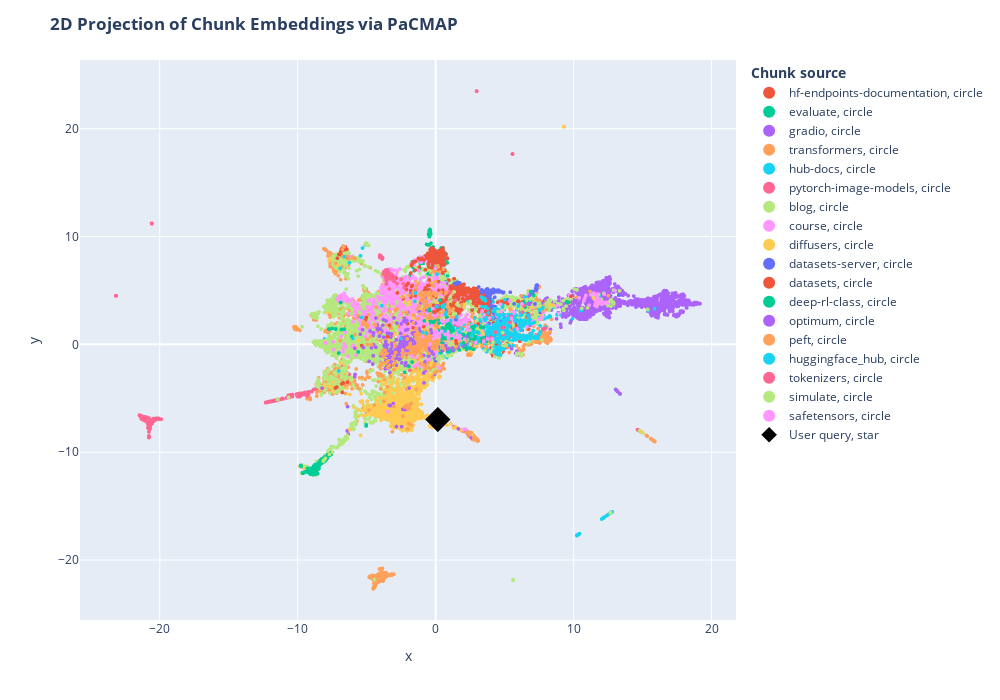

Notebook code cell kept with this figure:
### Code cell
df = pd.DataFrame.from_dict(
    [
        {
            "x": documents_projected[i, 0],
            "y": documents_projected[i, 1],
            "source": docs_processed[i].metadata["source"].split("/")[1],
            "extract": docs_processed[i].page_content[:100] + "...",
            "symbol": "circle",
            "size_col": 4,
        }
        for i in range(len(docs_processed))
    ]
    + [
        {
            "x": documents_projected[-1, 0],
            "y": documents_projected[-1, 1],
            "source": "User query",
            "extract": user_query,
            "size_col": 100,
            "symbol": "star",
        }
    ]
)

# Visualize the embedding
fig = px.scatter(
    df,
    x="x",
    y="y",
    color="source",
    hover_data="extract",
    size="size_col",
    symbol="symbol",
    color_discrete_map={"User query": "black"},
    width=1000,
    height=700,
)
fig.update_traces(
    marker=dict(opacity=1, line=dict(width=0, color="DarkSlateGrey")),
    selector=dict(mode="markers"),
)
fig.update_layout(
    legend_title_text="<b>Chunk source</b>",
    title="<b>2D Projection of Chunk Embeddings via PaCMAP</b>",
)
fig.show()

### Figure 1 — Plotly figure (JSON) as saved in the notebook; plotly's stock layout.template omitted (floating-point values rounded to 4 significant figures; data arrays with more than 128 entries replaced by an {"elided": "..."} marker saying what was removed)
{"data": [{"customdata": [["Create an Endpoint\n\nAfter your first login, you will be directed to the [Endpoint creation page](htt..."], ["<img src=\"https://raw.githubusercontent.com/huggingface/hf-endpoints-documentation/main/assets/1_cre..."], ["Access and read Logs\n\nHugging Face Endpoints provides access to the logs of your Endpoints through t..."], ["Hugging Face Inference Endpoints documentation\n\n## Setup\n\n```bash\npip install hf-doc-builder==0.4.0 ..."], ["Pricing\n\n<div class=\"flex md:justify-start mb-2 text-gray-400 items-center\">\n  <a href=\"https://ui.e..."], ["## CPU Instances\n\nThe table below shows currently available CPU instances and their hourly pricing. ..."], ["## GPU Instances\n\nThe table below shows currently available GPU instances and their hourly pricing. ..."], ["```\ninstance hourly rate * ((hours * # min replica) + (scale-up hrs * # additional replicas))\n```\n\n#..."], ["Supported Transformers & Diffusers Tasks\n\nInference Endpoints offers out-of-the-box support for Mach..."], ["```\n\n### Text Classification\n\n```json\n{\n  \"inputs\": \"This sound track was beautiful! It paints the s..."], ["```\n\n### Text Generation\n\n```json\n{\n  \"inputs\": \"This sound track was beautiful! It paints the sener..."], ["```\n\n**Binary**\n```bash\ncurl --request POST \\\n  --url https://{ENDPOINT}/ \\\n  --header 'Content-Type..."], ["```\n\n**Binary**\n\n```bash\ncurl --request POST \\\n  --url https://{ENDPOINT}/ \\\n  --header 'Content-Typ..."], ["```\n\n\n### Additional parameters\n\nYou can add additional parameters, which are supported by the `pipe..."], ["Access and view Metrics\n\nHugging Face Endpoints provides access to the metrics and analytics of your..."], ["# FAQs \n\n\n\n### Q: In which regions are Inference Endpoints available?\n\nA: Inference Endpoints are cu..."], ["A: Yes, your Endpoint will always stay available/up with the number of min replicas defined in the A..."], ["### Q: What if I would like to deploy to a different instance type that is not listed?\n\nA: Please co..."], ["Help & Support \n\nWe have a variety of Inference Endpoints blog posts to help you at https://huggingf..."], ["Pause and Resume your Endpoint\n\nYou can `pause` & `resume` endpoints to save cost and configurations..."], ["After clicking the button, you will be asked to confirm the action. Click \"Pause {ENDPOINT-NAME}\" to..."], ["API Reference (Swagger)\n\n🤗 Inference Endpoints can be used through the [UI](https://ui.endpoints.hug..."], ["Use a custom Container Image\n\n\nInference Endpoints not only allows you to [customize your inference ..."], ["Autoscaling\n\nAutoscaling allows you to dynamically adjust the number of endpoint replicas running yo..."], ["## Scaling to 0\n\nInference Endpoints also supports autoscaling to 0, which means reducing the number..."], ["Create a Private Endpoint with AWS PrivateLink\n\nSecurity and secure inference are key principles of ..."], ["Once your Inference Endpoint is created successfully, go to the corresponding AWS account and add th..."], ["Security & Compliance\n\n🤗 Inference Endpoints is built with security and secure inference at its core..."], ["Public and Protected Endpoints do not require any additional configuration. For Private Endpoints, y..."], ["Send Requests to Endpoints\n\nYou can send requests to Inference Endpoints using the UI leveraging the..."], ["```\n\nThe Endpoints API offers the same API definitions as the [Inference API](https://huggingface.co..."], ["```\n\n### Custom handler\n\n`@huggingface/inference` supports tasks from https://huggingface.co/tasks, ..."], ["Change Organization or Account\n\nInference Endpoints uses your [Hugging Face](https://huggingface.co/..."], ["Update your Endpoint\n\nYou can update `running` Endpoints to change some of the configurations. Howev..."], ["Advanced Setup (Instance Types, Auto Scaling, Versioning)\n\nWe have seen how fast and easy it is to d..."], ["_Default: PyTorch if available._\n\n**Revision**\n\nCreate your Endpoint targeting a specific revision c..."], ["Inference Endpoints Version\n\nHugging Face Inference Endpoints comes with a default serving container..."], ["### GPU\n\n- `transformers[sklearn,sentencepiece,audio,vision]`: `4.27.2`\n- `diffusers`: `0.14.0`\n- `a..."], ["Serialization & Deserialization for Requests\n\nHugging Face Inference Endpount comes with a default s..."], ["| Content-Type           | Payload                        | \n| ---------------------- | ------------..."], ["| audio/webm             | `{\"inputs\": bytes(body)}`                     |\n| audio/webm;codecs=opus ..."], ["Below is a list of supported `accept` headers and the serialized payload is returned.\n\n\n| Accept    ..."], ["🤗 Inference Endpoints\n\n🤗 Inference Endpoints offers a secure production solution to easily deploy an..."], ["## Documentation and Examples\n\n* [Security & Compliance](/docs/inference-endpoints/security)\n* [Supp..."], ["Access 🤗 Inference Endpoints\n\nTo access the [Inference Endpoints web application](https://ui.endpoin..."], ["Add custom Dependencies\n\nInference Endpoints’ base image includes all required libraries to run infe..."], ["Create custom Inference Handler\n\nHugging Face Endpoints supports all of the Transformers and Sentenc..."], ["Included examples are for:\n\n* [Optimum and ONNX Runtime](https://huggingface.co/philschmid/distilber..."], ["The code can also be found in this [Notebook](https://colab.research.google.com/drive/1hANJeRa1PK1gZ..."], ["```\n# install git-lfs to interact with the repository\nsudo apt-get update\nsudo apt-get install git-l..."], ["```\n!cd distilbert-base-uncased-emotion && touch handler.py\n```\n\nIn there, you define your `Endpoint..."], ["```\n!echo \"holidays\" >> requirements.txt\n!pip install -r requirements.txt\n```\n\nNext, we have to adju..."], ["```\n\n### 4. Test EndpointHandler\n\nTo test our EndpointHandler, we can simplify import, initialize an..."], ["```\n# add all our new files\n!git add *\n# commit our files\n!git commit -m \"add custom handler\"\n# push..."]], "hovertemplate": "source=hf-endpoints-documentation<br>symbol=circle<br>x=%{x}<br>y=%{y}<br>size_col=%{marker.size}<br>extract=%{customdata[0]}<extra></extra>", "legendgroup": "hf-endpoints-documentation, circle", "marker": {"color": "#EF553B", "line": {"color": "DarkSlateGrey", "width": 0}, "opacity": 1, "size": [4, 4, 4, 4, 4, 4, 4, 4, 4, 4, 4, 4, 4, 4, 4, 4, 4, 4, 4, 4, 4, 4, 4, 4, 4, 4, 4, 4, 4, 4, 4, 4, 4, 4, 4, 4, 4, 4, 4, 4, 4, 4, 4, 4, 4, 4, 4, 4, 4, 4, 4, 4, 4, 4], "sizemode": "area", "sizeref": 0.25, "symbol": "circle"}, "mode": "markers", "name": "hf-endpoints-documentation, circle", "showlegend": true, "type": "scattergl", "x": [5.113, 4.766, 5.046, 4.839, 4.538, -1.235, -1.142, -2.263, -4.901, -3.752, -6.836, 7.751, 6.765, -3.376, 5.045, 4.658, 4.597, 5.43, 4.661, 4.421, 4.963, 4.963, 0.5049, -1.506, 4.097, 5.013, 4.998, 4.789, 5.134, 4.924, 4.75, 4.976, 5.05, 4.312, 4.206, 3.394, 4.145, -1.875, 4.605, 7.697, 7.946, 7.207, 4.636, 4.653, 4.879, 4.217, 4.444, -5.202, 4.689, 3.948, 4.013, 1.302, 2.892, 4.171], "xaxis": "x", "y": [0.08111, -0.4142, 0.3843, 0.415, -0.9047, -2.094, -2.067, -1.789, 0.9694, 4.526, 7.204, 3.808, 3.493, 4.292, -0.1296, -0.6871, -0.5988, 1.732, -0.8008, -0.7018, -0.1062, -0.3783, 0.5468, -1.925, -0.8861, -0.2499, -0.2816, -0.7624, -0.1513, -0.3693, -0.3497, -0.1555, 0.4458, -0.6151, -0.7963, -0.2693, -1.061, -0.7744, -0.3329, 3.72, 3.697, 3.454, -1.016, -0.723, -0.6633, -0.5518, -0.7507, 0.04851, -0.3265, 0.5497, -0.3017, 2.666, 1.475, 0.1038], "yaxis": "y"}, {"customdata": {"elided": "360x1 str values"}, "hovertemplate": "source=evaluate<br>symbol=circle<br>x=%{x}<br>y=%{y}<br>size_col=%{marker.size}<br>extract=%{customdata[0]}<extra></extra>", "legendgroup": "evaluate, circle", "marker": {"color": "#00cc96", "line": {"color": "DarkSlateGrey", "width": 0}, "opacity": 1, "size": {"elided": "360 int values"}, "sizemode": "area", "sizeref": 0.25, "symbol": "circle"}, "mode": "markers", "name": "evaluate, circle", "showlegend": true, "type": "scattergl", "x": {"elided": "360 float values"}, "xaxis": "x", "y": {"elided": "360 float values"}, "yaxis": "y"}, {"customdata": {"elided": "2188x1 str values"}, "hovertemplate": "source=gradio<br>symbol=circle<br>x=%{x}<br>y=%{y}<br>size_col=%{marker.size}<br>extract=%{customdata[0]}<extra></extra>", "legendgroup": "gradio, circle", "marker": {"color": "#ab63fa", "line": {"color": "DarkSlateGrey", "width": 0}, "opacity": 1, "size": {"elided": "2188 int values"}, "sizemode": "area", "sizeref": 0.25, "symbol": "circle"}, "mode": "markers", "name": "gradio, circle", "showlegend": true, "type": "scattergl", "x": {"elided": "2188 float values"}, "xaxis": "x", "y": {"elided": "2188 float values"}, "yaxis": "y"}, {"customdata": {"elided": "4121x1 str values"}, "hovertemplate": "source=transformers<br>symbol=circle<br>x=%{x}<br>y=%{y}<br>size_col=%{marker.size}<br>extract=%{customdata[0]}<extra></extra>", "legendgroup": "transformers, circle", "marker": {"color": "#FFA15A", "line": {"color": "DarkSlateGrey", "width": 0}, "opacity": 1, "size": {"elided": "4121 int values"}, "sizemode": "area", "sizeref": 0.25, "symbol": "circle"}, "mode": "markers", "name": "transformers, circle", "showlegend": true, "type": "scattergl", "x": {"elided": "4121 float values"}, "xaxis": "x", "y": {"elided": "4121 float values"}, "yaxis": "y"}, {"customdata": {"elided": "874x1 str values"}, "hovertemplate": "source=hub-docs<br>symbol=circle<br>x=%{x}<br>y=%{y}<br>size_col=%{marker.size}<br>extract=%{customdata[0]}<extra></extra>", "legendgroup": "hub-docs, circle", "marker": {"color": "#19d3f3", "line": {"color": "DarkSlateGrey", "width": 0}, "opacity": 1, "size": {"elided": "874 int values"}, "sizemode": "area", "sizeref": 0.25, "symbol": "circle"}, "mode": "markers", "name": "hub-docs, circle", "showlegend": true, "type": "scattergl", "x": {"elided": "874 float values"}, "xaxis": "x", "y": {"elided": "874 float values"}, "yaxis": "y"}, {"customdata": {"elided": "804x1 str values"}, "hovertemplate": "source=pytorch-image-models<br>symbol=circle<br>x=%{x}<br>y=%{y}<br>size_col=%{marker.size}<br>extract=%{customdata[0]}<extra></extra>", "legendgroup": "pytorch-image-models, circle", "marker": {"color": "#FF6692", "line": {"color": "DarkSlateGrey", "width": 0}, "opacity": 1, "size": {"elided": "804 int values"}, "sizemode": "area", "sizeref": 0.25, "symbol": "circle"}, "mode": "markers", "name": "pytorch-image-models, circle", "showlegend": true, "type": "scattergl", "x": {"elided": "804 float values"}, "xaxis": "x", "y": {"elided": "804 float values"}, "yaxis": "y"}, {"customdata": {"elided": "4255x1 str values"}, "hovertemplate": "source=blog<br>symbol=circle<br>x=%{x}<br>y=%{y}<br>size_col=%{marker.size}<br>extract=%{customdata[0]}<extra></extra>", "legendgroup": "blog, circle", "marker": {"color": "#B6E880", "line": {"color": "DarkSlateGrey", "width": 0}, "opacity": 1, "size": {"elided": "4255 int values"}, "sizemode": "area", "sizeref": 0.25, "symbol": "circle"}, "mode": "markers", "name": "blog, circle", "showlegend": true, "type": "scattergl", "x": {"elided": "4255 float values"}, "xaxis": "x", "y": {"elided": "4255 float values"}, "yaxis": "y"}, {"customdata": {"elided": "1354x1 str values"}, "hovertemplate": "source=course<br>symbol=circle<br>x=%{x}<br>y=%{y}<br>size_col=%{marker.size}<br>extract=%{customdata[0]}<extra></extra>", "legendgroup": "course, circle", "marker": {"color": "#FF97FF", "line": {"color": "DarkSlateGrey", "width": 0}, "opacity": 1, "size": {"elided": "1354 int values"}, "sizemode": "area", "sizeref": 0.25, "symbol": "circle"}, "mode": "markers", "name": "course, circle", "showlegend": true, "type": "scattergl", "x": {"elided": "1354 float values"}, "xaxis": "x", "y": {"elided": "1354 float values"}, "yaxis": "y"}, {"customdata": {"elided": "1481x1 str values"}, "hovertemplate": "source=diffusers<br>symbol=circle<br>x=%{x}<br>y=%{y}<br>size_col=%{marker.size}<br>extract=%{customdata[0]}<extra></extra>", "legendgroup": "diffusers, circle", "marker": {"color": "#FECB52", "line": {"color": "DarkSlateGrey", "width": 0}, "opacity": 1, "size": {"elided": "1481 int values"}, "sizemode": "area", "sizeref": 0.25, "symbol": "circle"}, "mode": "markers", "name": "diffusers, circle", "showlegend": true, "type": "scattergl", "x": {"elided": "1481 float values"}, "xaxis": "x", "y": {"elided": "1481 float values"}, "yaxis": "y"}, {"customdata": {"elided": "186x1 str values"}, "hovertemplate": "source=datasets-server<br>symbol=circle<br>x=%{x}<br>y=%{y}<br>size_col=%{marker.size}<br>extract=%{customdata[0]}<extra></extra>", "legendgroup": "datasets-server, circle", "marker": {"color": "#636efa", "line": {"color": "DarkSlateGrey", "width": 0}, "opacity": 1, "size": {"elided": "186 int values"}, "sizemode": "area", "sizeref": 0.25, "symbol": "circle"}, "mode": "markers", "name": "datasets-server, circle", "showlegend": true, "type": "scattergl", "x": {"elided": "186 float values"}, "xaxis": "x", "y": {"elided": "186 float values"}, "yaxis": "y"}, {"customdata": {"elided": "578x1 str values"}, "hovertemplate": "source=datasets<br>symbol=circle<br>x=%{x}<br>y=%{y}<br>size_col=%{marker.size}<br>extract=%{customdata[0]}<extra></extra>", "legendgroup": "datasets, circle", "marker": {"color": "#EF553B", "line": {"color": "DarkSlateGrey", "width": 0}, "opacity": 1, "size": {"elided": "578 int values"}, "sizemode": "area", "sizeref": 0.25, "symbol": "circle"}, "mode": "markers", "name": "datasets, circle", "showlegend": true, "type": "scattergl", "x": {"elided": "578 float values"}, "xaxis": "x", "y": {"elided": "578 float values"}, "yaxis": "y"}, {"customdata": {"elided": "446x1 str values"}, "hovertemplate": "source=deep-rl-class<br>symbol=circle<br>x=%{x}<br>y=%{y}<br>size_col=%{marker.size}<br>extract=%{customdata[0]}<extra></extra>", "legendgroup": "deep-rl-class, circle", "marker": {"color": "#00cc96", "line": {"color": "DarkSlateGrey", "width": 0}, "opacity": 1, "size": {"elided": "446 int values"}, "sizemode": "area", "sizeref": 0.25, "symbol": "circle"}, "mode": "markers", "name": "deep-rl-class, circle", "showlegend": true, "type": "scattergl", "x": {"elided": "446 float values"}, "xaxis": "x", "y": {"elided": "446 float values"}, "yaxis": "y"}, {"customdata": {"elided": "303x1 str values"}, "hovertemplate": "source=optimum<br>symbol=circle<br>x=%{x}<br>y=%{y}<br>size_col=%{marker.size}<br>extract=%{customdata[0]}<extra></extra>", "legendgroup": "optimum, circle", "marker": {"color": "#ab63fa", "line": {"color": "DarkSlateGrey", "width": 0}, "opacity": 1, "size": {"elided": "303 int values"}, "sizemode": "area", "sizeref": 0.25, "symbol": "circle"}, "mode": "markers", "name": "optimum, circle", "showlegend": true, "type": "scattergl", "x": {"elided": "303 float values"}, "xaxis": "x", "y": {"elided": "303 float values"}, "yaxis": "y"}, {"customdata": {"elided": "382x1 str values"}, "hovertemplate": "source=peft<br>symbol=circle<br>x=%{x}<br>y=%{y}<br>size_col=%{marker.size}<br>extract=%{customdata[0]}<extra></extra>", "legendgroup": "peft, circle", "marker": {"color": "#FFA15A", "line": {"color": "DarkSlateGrey", "width": 0}, "opacity": 1, "size": {"elided": "382 int values"}, "sizemode": "area", "sizeref": 0.25, "symbol": "circle"}, "mode": "markers", "name": "peft, circle", "showlegend": true, "type": "scattergl", "x": {"elided": "382 float values"}, "xaxis": "x", "y": {"elided": "382 float values"}, "yaxis": "y"}, {"customdata": {"elided": "363x1 str values"}, "hovertemplate": "source=huggingface_hub<br>symbol=circle<br>x=%{x}<br>y=%{y}<br>size_col=%{marker.size}<br>extract=%{customdata[0]}<extra></extra>", "legendgroup": "huggingface_hub, circle", "marker": {"color": "#19d3f3", "line": {"color": "DarkSlateGrey", "width": 0}, "opacity": 1, "size": {"elided": "363 int values"}, "sizemode": "area", "sizeref": 0.25, "symbol": "circle"}, "mode": "markers", "name": "huggingface_hub, circle", "showlegend": true, "type": "scattergl", "x": {"elided": "363 float values"}, "xaxis": "x", "y": {"elided": "363 float values"}, "yaxis": "y"}, {"customdata": {"elided": "144x1 str values"}, "hovertemplate": "source=tokenizers<br>symbol=circle<br>x=%{x}<br>y=%{y}<br>size_col=%{marker.size}<br>extract=%{customdata[0]}<extra></extra>", "legendgroup": "tokenizers, circle", "marker": {"color": "#FF6692", "line": {"color": "DarkSlateGrey", "width": 0}, "opacity": 1, "size": {"elided": "144 int values"}, "sizemode": "area", "sizeref": 0.25, "symbol": "circle"}, "mode": "markers", "name": "tokenizers, circle", "showlegend": true, "type": "scattergl", "x": {"elided": "144 float values"}, "xaxis": "x", "y": {"elided": "144 float values"}, "yaxis": "y"}, {"customdata": [["!--Copyright 2022 The HuggingFace Team. All rights reserved.\n\nLicensed under the Apache License, Ver..."], ["```\n\nYou can then provide the `generate_map` method as an argument to the `sm.ParallelRLEnv` class, ..."], ["How to contribute to simulate?\n[![Contributor Covenant](https://img.shields.io/badge/Contributor%20C..."], ["```\n\n3. Create a new branch to hold your development changes:\n\n\t```bash\n\tgit checkout -b a-descripti..."], ["!--Copyright 2022 The HuggingFace Team. All rights reserved.\n\nLicensed under the Apache License, Ver..."], ["!--Copyright 2022 The HuggingFace Team. All rights reserved.\n\nLicensed under the Apache License, Ver..."], ["# Simulate with Godot\n\n### Install in Godot 4\nThis integration has been developed for Godot 4.x. You..."], ["!--Copyright 2022 The HuggingFace Team. All rights reserved.\n\nLicensed under the Apache License, Ver..."], ["```\npip install --upgrade simulate\n```\nBefore you merge a PR, fix the style (we use `isort` + `black..."], ["```\nimport simulate as sm\n\nscene = sm.Scene()\nscene += sm.Plane() + sm.Sphere(position=[0, 1, 0], ra..."], ["```\npython examples/basic/objects.py\n```\n<p align=\"center\">\n    <br>\n    <img src=\"https://user-imag..."], ["```\n# Add two copy of the sphere to the scene as children of the root node (using list will add all ..."], ["```\n\n### Visualization engine\n\nA default vizualization engine is provided with the vtk backend of `p..."], ["!--Copyright 2022 The HuggingFace Team. All rights reserved.\n\nLicensed under the Apache License, Ver..."], ["!--Copyright 2022 The HuggingFace Team. All rights reserved.\n\nLicensed under the Apache License, Ver..."], ["```\nscene = sm.Scene.create_from(\"simulate-tests/Box/glTF-Embedded/Box.gltf\")\n```\n\nor, they can be t..."], ["!--Copyright 2022 The HuggingFace Team. All rights reserved.\n\nLicensed under the Apache License, Ver..."], ["<div class=\"mt-10\">\n  <div class=\"w-full flex flex-col space-y-4 md:space-y-0 md:grid md:grid-cols-2..."], ["<a class=\"!no-underline border dark:border-gray-700 p-5 rounded-lg shadow hover:shadow-lg\" href=\"./c..."], ["p align=\"center\">\n    <br>\n    <img src=\"docs/source/assets/simulate_library.png\" width=\"400\"/>\n    ..."], ["```\npip install --upgrade simulate\n```\nBefore you merge a PR, fix the style (we use `isort` + `black..."], ["```\nfrom simulate import Scene\n\nscene = Scene.create_from('tests/test_assets/fixtures/Box.gltf')  # ..."], ["```\n\nAn object (as well as the Scene) is just a node in a tree provided with optional mesh (under th..."], ["```\npython examples/basic/objects.py\n```\n<p align=\"center\">\n    <br>\n    <img src=\"https://user-imag..."], ["```\n# Add two copy of the sphere to the scene as children of the root node (using list will add all ..."], ["```\n\nEditing objects:\n- mesh of the object can be edited with all the manipulation operator provided..."], ["# Unity Integration\n\n### Install with the Unity editor\nCurrently we use Unity version `2021.3.2f1` a..."], ["```\n{\n    \"type\": \"MyCommand\",\n    \"contents\": json.dumps({\n        \"message\": \"hello from python AP..."], ["```\n\nThis currently only supports Box, Sphere, and Capsule colliders (the Unity/PhysX colliders).\n\nD..."], ["!--Copyright 2022 The HuggingFace Team. All rights reserved.\n\nLicensed under the Apache License, Ver..."], ["!---\nCopyright 2020 The HuggingFace Team. All rights reserved.\n\nLicensed under the Apache License, V..."], ["Security Policy\n\n## Supported Versions\n<!--\nUse this section to tell people about which versions of ..."], ["!--Copyright 2022 The HuggingFace Team. All rights reserved.\n\nLicensed under the Apache License, Ver..."], ["!--Copyright 2022 The HuggingFace Team. All rights reserved.\n\nLicensed under the Apache License, Ver..."], ["his package provides core backend functionality for the Hugging Face Simulate project: (https://gith..."], ["!--Copyright 2022 The HuggingFace Team. All rights reserved.\n\nLicensed under the Apache License, Ver..."], ["The \"leaf\" reward functions can be combined in a tree structure with the following predicate functio..."], ["!--Copyright 2022 The HuggingFace Team. All rights reserved.\n\nLicensed under the Apache License, Ver..."], ["```\nfor i in range(60):\n    event = scene.step()\n```\nYou should see the cube falling onto the plane...."], ["```\nscene.config.return_nodes = False\nscene.config.return_frames = False\nscene.show()\n```\nFor advanc..."], ["!--Copyright 2022 The HuggingFace Team. All rights reserved.\n\nLicensed under the Apache License, Ver..."], ["!--Copyright 2022 The HuggingFace Team. All rights reserved.\n\nLicensed under the Apache License, Ver..."], ["!--Copyright 2022 The HuggingFace Team. All rights reserved.\n\nLicensed under the Apache License, Ver..."], ["The created environments are stored in a language/framework agnostic format and can be loaded and ru..."], ["# Blender Integration\n\n### Install addon in Blender\nThis integration has been developed for Blender ..."], ["Tests examples taken from the original great gltflib\n\nFind the great gltflib by Lukas Shawford here:..."], ["!--Copyright 2022 The HuggingFace Team. All rights reserved.\n\nLicensed under the Apache License, Ver..."], ["# Examples for Simulate\n\nThe examples are organized by level of complexity or application. \nCurrentl..."], ["!--Copyright 2022 The HuggingFace Team. All rights reserved.\n\nLicensed under the Apache License, Ver..."], ["!--Copyright 2022 The HuggingFace Team. All rights reserved.\n\nLicensed under the Apache License, Ver..."], ["```\n\nNow we need to identify which build your GPU is using and add it to your xorg config file:\n\n```..."], ["!--Copyright 2022 The HuggingFace Team. All rights reserved.\n\nLicensed under the Apache License, Ver..."], ["!--Copyright 2022 The HuggingFace Team. All rights reserved.\n\nLicensed under the Apache License, Ver..."], ["!--Copyright 2022 The HuggingFace Team. All rights reserved.\n\nLicensed under the Apache License, Ver..."], ["Reward function:\n- A dense reward based on improvement in best euclidean distance to the object\n- A ..."], ["Example: [`sb3_procgen.py`](https://github.com/huggingface/simulate/examples/rl/sb3_procgen.py)\n\nObj..."], ["Parallel: 16 independent instances of the same environment configuration.\n\n\n## Reward functions base..."], ["!--Copyright 2022 The HuggingFace Team. All rights reserved.\n\nLicensed under the Apache License, Ver..."], ["!--Copyright 2022 The HuggingFace Team. All rights reserved.\n\nLicensed under the Apache License, Ver..."]], "hovertemplate": "source=simulate<br>symbol=circle<br>x=%{x}<br>y=%{y}<br>size_col=%{marker.size}<br>extract=%{customdata[0]}<extra></extra>", "legendgroup": "simulate, circle", "marker": {"color": "#B6E880", "line": {"color": "DarkSlateGrey", "width": 0}, "opacity": 1, "size": [4, 4, 4, 4, 4, 4, 4, 4, 4, 4, 4, 4, 4, 4, 4, 4, 4, 4, 4, 4, 4, 4, 4, 4, 4, 4, 4, 4, 4, 4, 4, 4, 4, 4, 4, 4, 4, 4, 4, 4, 4, 4, 4, 4, 4, 4, 4, 4, 4, 4, 4, 4, 4, 4, 4, 4, 4, 4, 4], "sizemode": "area", "sizeref": 0.25, "symbol": "circle"}, "mode": "markers", "name": "simulate, circle", "showlegend": true, "type": "scattergl", "x": [-6.939, 1.341, 4.851, 4.161, 6.188, 5.954, -7.153, -6.424, -6.849, -6.667, 2.507, -6.587, -7.189, 6.175, -6.41, -6.787, 5.862, 7.999, 8.025, -6.698, -6.854, -6.769, -6.678, 2.247, -6.549, -6.714, -7.169, 4.529, -6.515, 6.262, 5.105, 5.618, 6.266, 5.887, -7.019, -8.151, 6.852, -6.786, -6.823, -7.473, 6.7, 6.266, -6.9, -7.04, -6.84, 6.588, 6.069, -7.121, 6.243, -3.865, 0.1206, 6.161, 2.526, -8.082, -8.122, -7.697, -7.989, 6.209, -6.661], "xaxis": "x", "y": [-9.166, 4.864, 1.087, 0.2121, -1.038, -0.8793, -9.58, -8.435, -9.246, -8.936, 3.975, -8.887, -9.579, -0.9764, -8.751, -9.226, -0.9425, 3.772, 3.687, -8.854, -9.197, -9.176, -8.998, 3.79, -8.904, -9.129, -9.59, 3.044, -8.562, -1.021, -0.05469, 1.789, -0.8749, -0.8332, -9.356, -10.84, 4.209, -8.988, -9.215, -10.0, 0.1415, -1.012, -9.142, -9.418, -9.224, 4.138, -0.8854, -9.549, -1.042, -1.432, -1.35, -1.014, 0.02043, -10.73, -10.75, -10.21, -10.56, -1.013, -8.787], "yaxis": "y"}, {"customdata": [["# How to release\n\n# Before the release\n\nSimple checklist on how to make releases for `safetensors`.\n..."], ["# Rust\n\n- `safetensors` (rust, python & node) versions don't have to be in sync but it's\n  very comm..."], ["# Python\n\n- Edit `bindings/python/setup.py` to reflect new version.\n- Edit `bindings/python/py_src/s..."], ["# Node\n\n- Edit `bindings/node/package.json` to reflect new version.\n- Edit `CHANGELOG.md`:\n    - Add..."], ["Flax API\n\n[[autodoc]] safetensors.flax.load_file\n[[autodoc]] safetensors.flax.load\n[[autodoc]] safet..."], ["Convert weights to safetensors\n\nPyTorch model weights are commonly saved and stored as `.bin` files ..."], ["Numpy API\n\n[[autodoc]] safetensors.numpy.load_file\n[[autodoc]] safetensors.numpy.load\n[[autodoc]] sa..."], ["Speed Comparison\n\n<a href=\"https://colab.research.google.com/github/huggingface/notebooks/blob/main/..."], ["```\n\n### CPU benchmark\n\n```py\n>>> start_st = datetime.datetime.now()\n>>> weights = load_file(sf_file..."], ["```\n\nThis speedup is due to the fact that this library avoids unnecessary copies by mapping the file..."], ["```\n\nThe speedup works because this library is able to skip unnecessary CPU allocations. It is unfor..."], ["# Installation\n\n```\npip install safetensors\n```\n\n\n## Usage\n\n### Numpy\n\n```python\nfrom safetensors.nu..."], ["PaddlePaddle API\n\n[[autodoc]] safetensors.paddle.load_file\n[[autodoc]] safetensors.paddle.load\n[[aut..."], ["he purpose of this directory is to showcase various attacks (and creating your own).\n\n\n# Torch Arbit..."], ["```\npython numpy_dos_create.py\npython numpy_dos_get_pwned.py\n```\n\n# Safetensors abuse attempts\n\nIn o..."], ["```\npython safetensors_abuse_attempt_1.py\npython safetensors_abuse_attempt_2.py\npython safetensors_a..."], ["p align=\"center\">\n  <picture>\n    <source media=\"(prefers-color-scheme: dark)\" srcset=\"https://huggi..."], ["Rust\n[![Crates.io](https://img.shields.io/crates/v/safetensors.svg)](https://crates.io/crates/safete..."], ["```\n\n#### From source\n\nFor the sources, you need Rust\n\n```bash\n# Install Rust\ncurl --proto '=https' ..."], ["```\n\n[Python documentation](https://huggingface.co/docs/safetensors/index)\n\n\n### Format\n\n- 8 bytes: ..."], ["Notes:\n - Duplicate keys are disallowed. Not all parsers may respect this.\n - In general the subset ..."], ["Let's take a look at alternatives and why this format is deemed interesting.\nThis is my very persona..."], ["- Safe: Can I use a file randomly downloaded and expect not to run arbitrary code ?\n- Zero-copy: Doe..."], ["### Main oppositions\n\n- Pickle: Unsafe, runs arbitrary code\n- H5: Apparently now discouraged for TF/..."], ["### Notes\n\n- Zero-copy: No format is really zero-copy in ML, it needs to go from disk to RAM/GPU RAM..."], ["- Lazy loading: in distributed (multi-node or multi-gpu) settings, it's nice to be able to\nload only..."], ["Metadata Parsing\n\nGiven the simplicity of the format, it's very simple and efficient to fetch and pa..."], ["## Usage\n\n### JavaScript/TypeScript[[js]]\n\nUsing [`huggingface.js`](https://huggingface.co/docs/hugg..."], ["```\n\nDepending on whether the safetensors weights are sharded into multiple files or not, the output..."], ["```\n\n### Python\n\nIn this example python script, we are parsing metadata of [gpt2](https://huggingfac..."], ["```\n\n## Example output\n\nFor instance, here are the number of params per dtype for a few models on th..."], ["model | safetensors | params\n--- | --- | ---\n[gpt2](https://huggingface.co/gpt2?show_tensors=true) |..."], ["[bigscience/bloom](https://huggingface.co/bigscience/bloom?show_tensors=true) | sharded | { 'BF16' =..."], ["Torch API\n\n[[autodoc]] safetensors.torch.load_file\n[[autodoc]] safetensors.torch.load\n[[autodoc]] sa..."], ["Tensorflow API\n\n[[autodoc]] safetensors.tensorflow.load_file\n[[autodoc]] safetensors.tensorflow.load..."], ["!-- DISABLE-FRONTMATTER-SECTIONS -->\n\n<div class=\"flex justify-center\">\n    <img class=\"block dark:h..."], ["```\n\n### Save tensors\n\n```python\nimport torch\nfrom safetensors.torch import save_file\n\ntensors = {\n ..."], ["```\n\n## Format\n\nLet's say you have safetensors file named `model.safetensors`, then `model.safetenso..."], ["* [huggingface/transformers](https://github.com/huggingface/transformers)\n* [AUTOMATIC1111/stable-di..."], ["* [PaddlePaddle/PaddleNLP](https://github.com/PaddlePaddle/PaddleNLP)\n* [AIGC-Audio/AudioGPT](https:..."], ["Torch shared tensors\n\n\n## TL;DR\n\nUsing specific functions, which should work in most cases for you.\n..."], ["```\n\n## Why are shared tensors not saved in `safetensors` ?\n\nMultiple reasons for that:\n\n- *Not all ..."], ["```\n\nNow with all those reasons being mentioned, nothing is set in stone in there.\nShared tensors do..."]], "hovertemplate": "source=safetensors<br>symbol=circle<br>x=%{x}<br>y=%{y}<br>size_col=%{marker.size}<br>extract=%{customdata[0]}<extra></extra>", "legendgroup": "safetensors, circle", "marker": {"color": "#FF97FF", "line": {"color": "DarkSlateGrey", "width": 0}, "opacity": 1, "size": [4, 4, 4, 4, 4, 4, 4, 4, 4, 4, 4, 4, 4, 4, 4, 4, 4, 4, 4, 4, 4, 4, 4, 4, 4, 4, 4, 4, 4, 4, 4, 4, 4, 4, 4, 4, 4, 4, 4, 4, 4, 4, 4], "sizemode": "area", "sizeref": 0.25, "symbol": "circle"}, "mode": "markers", "name": "safetensors, circle", "showlegend": true, "type": "scattergl", "x": [2.909, 3.765, 3.487, 4.105, 2.221, -0.1191, 2.426, 2.105, -1.394, -1.588, -1.388, 0.9092, 3.897, 1.128, 1.969, 1.849, 6.599, 1.752, 0.9214, 2.284, -0.297, -3.444, 0.2958, 0.0437, -0.4157, -1.752, 4.739, 5.355, 3.525, 3.367, 4.684, -0.005108, 6.253, 0.4253, 0.9042, 0.6964, 0.2492, 5.507, -3.462, 2.179, -0.9446, -0.1458, 0.07232], "xaxis": "x", "y": [0.1717, 0.5172, 0.267, 0.504, 2.009, 0.8544, 2.274, 0.478, -1.206, -2.021, -1.833, 0.8439, 2.445, 0.8212, 2.303, 1.869, 1.619, 0.8179, 0.6018, 2.762, 1.733, 2.438, 0.7262, 0.7397, 0.02433, -1.084, 3.037, 4.011, 2.736, 3.097, 3.723, 1.083, 3.745, 1.231, 1.131, 0.9126, 0.9816, 2.42, -6.228, -7.886, 0.6937, 0.5331, 1.146], "yaxis": "y"}, {"customdata": [["How to create a pipeline object?"]], "hovertemplate": "source=User query<br>symbol=star<br>x=%{x}<br>y=%{y}<br>size_col=%{marker.size}<br>extract=%{customdata[0]}<extra></extra>", "legendgroup": "User query, star", "marker": {"color": "black", "line": {"color": "DarkSlateGrey", "width": 0}, "opacity": 1, "size": [100], "sizemode": "area", "sizeref": 0.25, "symbol": "diamond"}, "mode": "markers", "name": "User query, star", "showlegend": true, "type": "scattergl", "x": [0.1541], "xaxis": "x", "y": [-6.968], "yaxis": "y"}], "layout": {"height": 700, "legend": {"itemsizing": "constant", "title": {"text": "<b>Chunk source</b>"}, "tracegroupgap": 0}, "margin": {"t": 60}, "title": {"text": "<b>2D Projection of Chunk Embeddings via PaCMAP</b>"}, "width": 1000, "xaxis": {"anchor": "y", "domain": [0, 1], "title": {"text": "x"}}, "yaxis": {"anchor": "x", "domain": [0, 1], "title": {"text": "y"}}}}
